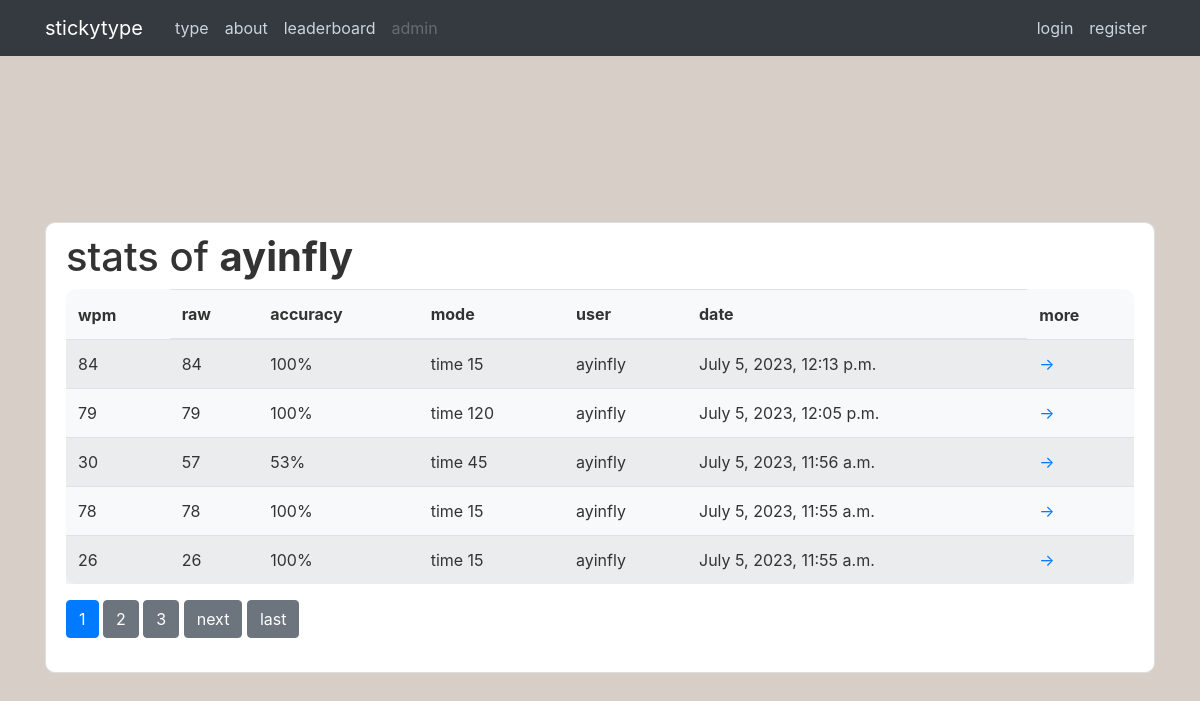
Screenshot of /stats/ayinfly with the database file from the repository.
### type/models.py (models this page shows, shortened)
class Stat(models.Model):
    author = models.ForeignKey(User, on_delete=models.CASCADE)
    wpm_total = models.PositiveSmallIntegerField(default=0)
    wpm_raw = models.PositiveSmallIntegerField(default=0)
    time = models.DateTimeField(auto_now_add=True)
    accuracy = models.PositiveSmallIntegerField(default=0)
    mode = models.CharField(max_length=20, default='')

### type/views.py (the view)
# urls.py: path("stats/<str:username>", StatListView.as_view(), name='type-stats'),
class StatListView(ListView):
    model = Stat
    template_name = 'type/stats.html'
    context_object_name = 'stats'
    ordering = ['-time']
    paginate_by = 5
    def get_queryset(self):
        user = get_object_or_404(User, username=self.kwargs.get('username'))
        return Stat.objects.filter(author=user).order_by('-time')

### type/templates/type/stats.html (shortened to what this page needs)
{% extends "type/base.html" %}
{% block content%}
    <div class="content-section">
        <h1>stats of <b>{{ view.kwargs.username }}</b></h1>
        <table class="table table-hover table-striped bg-light round">
            <thead>
                <tr>
                    <th scope="col" style="border: none;">wpm</th>
                    <th scope="col">raw</th>
                    <th scope="col">accuracy</th>
                    <th scope="col">mode</th>
                    <th scope="col">user</th>
                    <th scope="col">date</th>
                    <th scope="col" style="border: none;">more</th>
                </tr>
            </thead>
            <tbody>
                {% for stat in stats %}
                    <tr>
                        <td>{{ stat.wpm_total }}</td>
                        <td>{{ stat.wpm_raw }}</td>
                        <td>{{ stat.accuracy }}%</td>
                        <td>{{ stat.mode }}</td>
                        <td>{{ stat.author.username }}</td>
                        <td>{{ stat.time }}</td>
                        <td><a href="{% url 'stat-detail' stat.id %}" class="stretched-link">→</a></td>
                    </tr>
                {% endfor %}
            </tbody>
        </table>
        {% if is_paginated %}
            {% for num in page_obj.paginator.page_range %}
                {% if page_obj.number == num %}
                    <a class="btn btn-primary mb-4" href="?page={{ num }}">{{ num }}</a>
                {% elif num > page_obj.number|add:'-3'  and num < page_obj.number|add:'3' %}
                    <a class="btn btn-secondary mb-4" href="?page={{ num }}">{{ num }}</a>
                {% endif %}
            {% endfor %}
            {% if page_obj.has_next %}
                <a class="btn btn-secondary mb-4" href="?page={{ page_obj.next_page_number}}">next</a>
                <a class="btn btn-secondary mb-4" href="?page={{ page_obj.paginator.num_pages }}">last</a>
            {% endif %}
        {% endif %}
    </div>
{% endblock content%}

### type/static/type/main.css (style rules this page uses)
* { margin: 0; padding: 0; box-sizing: border-box; }
body { color: #333333; display: flex; align-items: center; background: #D7CEC7; }
.round { border-radius: 10px; }
.content-section { background: #ffffff; padding: 10px 20px; border: 1px solid #dddddd; border-radius: 10px; margin-top: 20%; }

### rows the page displays
Stat: wpm_total "84", wpm_raw "84", accuracy "100", mode "time 15", author.username "ayinfly", time "July 5, 2023, 12:13 p.m."
Stat: wpm_total "79", wpm_raw "79", accuracy "100", mode "time 120", author.username "ayinfly", time "July 5, 2023, 12:05 p.m."
Stat: wpm_total "30", wpm_raw "57", accuracy "53", mode "time 45", author.username "ayinfly", time "July 5, 2023, 11:56 a.m."
Stat: wpm_total "78", wpm_raw "78", accuracy "100", mode "time 15", author.username "ayinfly", time "July 5, 2023, 11:55 a.m."
Stat: wpm_total "26", wpm_raw "26", accuracy "100", mode "time 15", author.username "ayinfly", time "July 5, 2023, 11:55 a.m."

### other values shown
{{ view.kwargs.username }} "ayinfly"
{{ num }} "1"
{{ num }} "2" "3"
